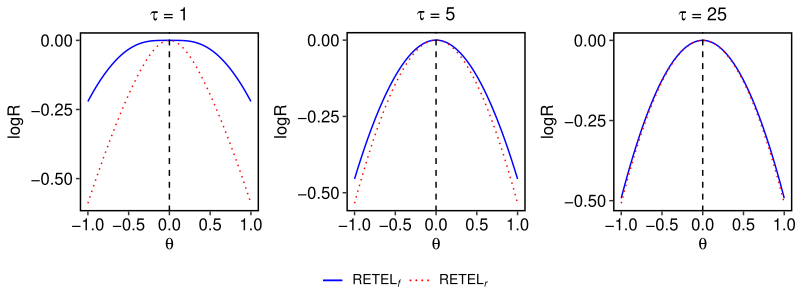

The script that drew this image:
# Load packages
library(ggplot2)
library(ggpubr)
library(nloptr)
library(retel)
opts <- list("algorithm" = "NLOPT_LD_LBFGS", "xtol_rel" = 1e-06)

# Data
n <- 1
x <- 0

# Functions
d2 <- function(x, l, theta, tau) {
  n <- length(x)
  sum(exp(l * (x - theta))) / (n + tau)
}
penalty2 <- function(l, tau, mu = 0, sigma = 1) {
  (tau / (n + tau)) * exp(l * mu + 0.5 * l^2 * sigma^2)
}
continuous_obj2 <- function(l, x, theta, tau, mu = 0, sigma = 1) {
  d2(x, l, theta, tau) + penalty2(l, tau, mu, sigma)
}
gr_continuous_obj2 <- function(l, x, theta, tau, mu = 0, sigma = 1) {
  n <- length(x)
  sum(exp(l * (x - theta)) * (x - theta)) / (n + tau) +
    (tau / (n + tau)) * exp(l * mu + 0.5 * l^2 * sigma^2) * (mu + sigma^2 * l)
}
RETEL1 <- function(x, theta, tau = 1, mu = 0, sigma = 1) {
  n <- length(x)
  out <- nloptr(
    x0 = 0, eval_f = continuous_obj2,
    eval_grad_f = gr_continuous_obj2, opts = opts, theta = theta, tau = tau,
    x = x, mu = mu, sigma = sigma
  )
  lambda <- out$solution
  -(n + 1) * log(continuous_obj2(lambda, x, theta, tau, mu, sigma)) +
    lambda * sum(x - theta) + (lambda * mu + 0.5 * lambda^2 * sigma^2)
}
RETEL2 <- function(x, theta, tau = 1, mu = 0, sigma = 1) {
  n <- length(x)
  out <- nloptr(
    x0 = 0, eval_f = continuous_obj2,
    eval_grad_f = gr_continuous_obj2, opts = opts, theta = theta, tau = tau,
    x = x, mu = mu, sigma = sigma
  )
  l <- out$solution
  -n * log(continuous_obj2(l, x, theta, tau, mu, sigma)) + l * sum(x - theta)
}

# Grid
grid <- seq(from = -1, to = 1, length.out = 300)
f_keep_pc <- function(tau) {
  vapply(grid, function(k) RETEL1(x, k, tau, mu = mean(x) - k),
    FUN.VALUE = numeric(1L)
  )
}
f_drop_pc <- function(tau) {
  vapply(grid, function(k) RETEL2(x, k, tau, mu = mean(x) - k),
    FUN.VALUE = numeric(1L)
  )
}
df <- data.frame(
  grid = grid,
  f_keep_pc_1 = f_keep_pc(1),
  f_keep_pc_5 = f_keep_pc(5),
  f_keep_pc_25 = f_keep_pc(25),
  f_drop_pc_1 = f_drop_pc(1),
  f_drop_pc_5 = f_drop_pc(5),
  f_drop_pc_25 = f_drop_pc(25)
)

# tau = 1
p1 <- ggplot(df) +
  geom_line(aes(grid, f_keep_pc_1, color = "RETEL1", linetype = "RETEL1")) +
  geom_line(aes(grid, f_drop_pc_1, color = "RETEL2", linetype = "RETEL2")) +
  geom_vline(xintercept = mean(x), linetype = "dashed") +
  theme(
    axis.text = element_text(size = 12, color = "black"),
    axis.title = element_text(size = 12),
    panel.background = element_blank(),
    panel.border = element_rect(fill = NA, linewidth = 1),
    panel.grid = element_blank(),
    legend.position = "bottom",
    legend.text = element_text(size = 10, color = "black"),
    legend.background = element_rect(fill = alpha("white", 0)),
    legend.key = element_rect(fill = alpha("white", 1)),
    legend.title = element_blank(),
    plot.title = element_text(hjust = 0.5)
  ) +
  labs(
    x = expression(theta), y = expression(logR),
    title = expression(italic(tau) * " = 1"),
    colour = "", linetype = ""
  ) +
  scale_colour_manual(
    values = c("blue", "red"),
    breaks = c("RETEL1", "RETEL2")
  ) +
  scale_linetype_manual(
    breaks = c("RETEL1", "RETEL2"),
    values = c("solid", "dotted")
  ) +
  scale_y_continuous(breaks = c(0, -0.25, -0.5))

# tau = 5
p2 <- ggplot(df) +
  geom_line(aes(grid, f_keep_pc_5, color = "RETEL1", linetype = "RETEL1")) +
  geom_line(aes(grid, f_drop_pc_5, color = "RETEL2", linetype = "RETEL2")) +
  geom_vline(xintercept = mean(x), linetype = "dashed") +
  theme(
    axis.text = element_text(size = 12, color = "black"),
    axis.title = element_text(size = 12),
    panel.background = element_blank(),
    panel.border = element_rect(fill = NA, linewidth = 1),
    panel.grid = element_blank(),
    legend.position = "bottom",
    legend.text = element_text(size = 10, color = "black"),
    legend.background = element_rect(fill = alpha("white", 0)),
    legend.key = element_rect(fill = alpha("white", 1)),
    legend.title = element_blank(),
    plot.title = element_text(hjust = 0.5)
  ) +
  labs(
    x = expression(theta), y = expression(logR),
    title = expression(italic(tau) * " = 5"),
    colour = "", linetype = ""
  ) +
  scale_colour_manual(
    values = c("blue", "red"),
    breaks = c("RETEL1", "RETEL2")
  ) +
  scale_linetype_manual(
    breaks = c("RETEL1", "RETEL2"),
    values = c("solid", "dotted")
  ) +
  scale_y_continuous(breaks = c(0, -0.25, -0.5))

# tau = 25
p3 <- ggplot(df) +
  geom_line(aes(grid, f_keep_pc_25, color = "RETEL1", linetype = "RETEL1")) +
  geom_line(aes(grid, f_drop_pc_25, color = "RETEL2", linetype = "RETEL2")) +
  geom_vline(xintercept = mean(x), linetype = "dashed") +
  theme(
    axis.text = element_text(size = 12, color = "black"),
    axis.title = element_text(size = 12),
    panel.background = element_blank(),
    panel.border = element_rect(fill = NA, linewidth = 1),
    panel.grid = element_blank(),
    legend.position = "bottom",
    legend.text = element_text(size = 10, color = "black"),
    legend.background = element_rect(fill = alpha("white", 0)),
    legend.key = element_rect(fill = alpha("white", 1)),
    legend.title = element_blank(),
    plot.title = element_text(hjust = 0.5)
  ) +
  labs(
    x = expression(theta), y = expression(logR),
    title = expression(italic(tau) * " = 25"),
    colour = "", linetype = ""
  ) +
  scale_colour_manual(
    values = c("blue", "red"),
    breaks = c("RETEL1", "RETEL2")
  ) +
  scale_linetype_manual(
    breaks = c("RETEL1", "RETEL2"),
    values = c("solid", "dotted")
  ) +
  scale_y_continuous(breaks = c(0, -0.25, -0.5))

# Plots
legend <- get_legend(p1 + theme(
  legend.position = "bottom",
  legend.margin = margin(t = -10),
))
ggarrange(p1, p2, p3,
  ncol = 3L, nrow = 1L, common.legend = TRUE,
  legend = "bottom"
)
